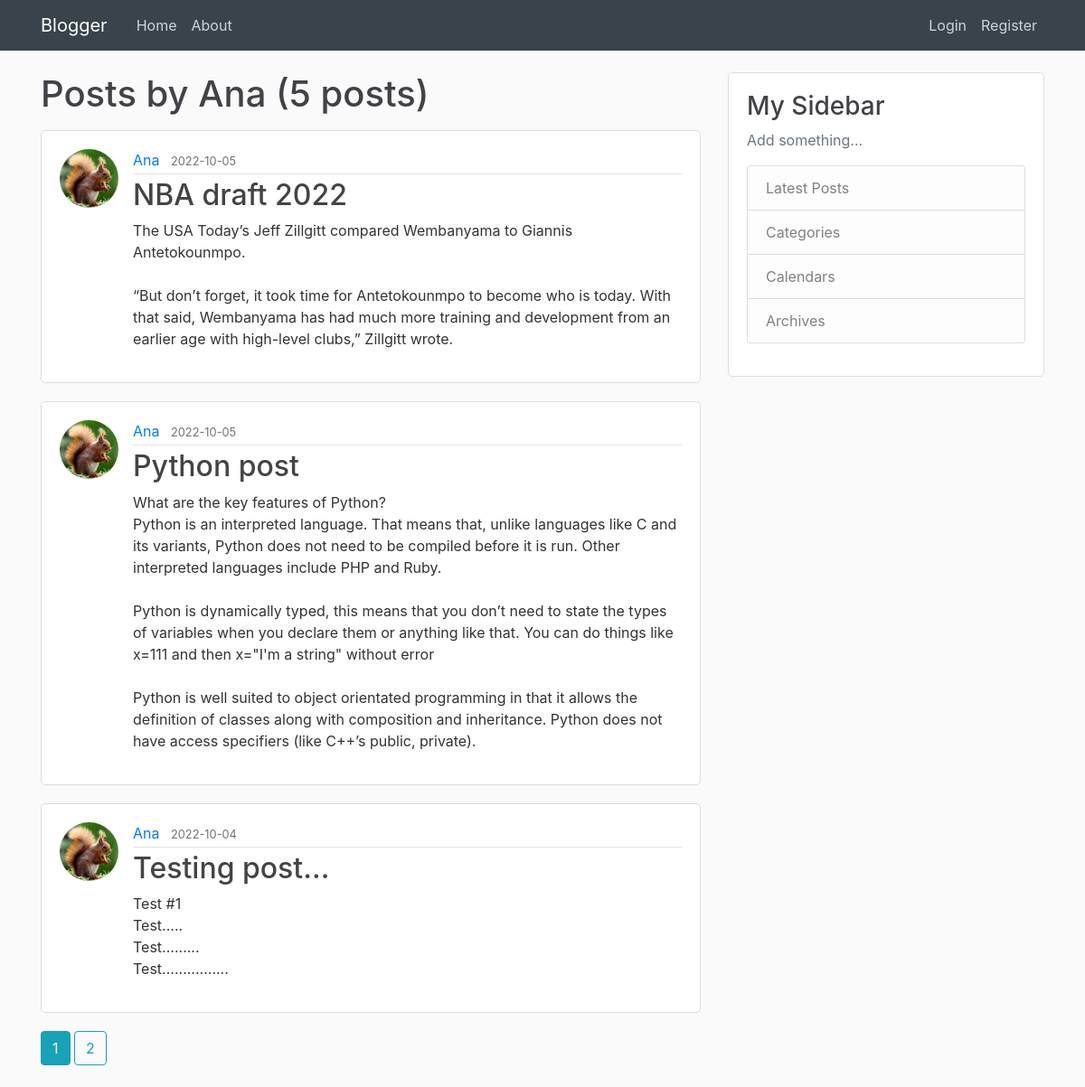
The page /user/Ana on the database its author committed.
### blogger/models.py (models this page shows, shortened)
class User(db.Model, UserMixin):
    id = db.Column(db.Integer, primary_key=True)
    username = db.Column(db.String(20), unique=True, nullable=False)
    email = db.Column(db.String(120), unique=True, nullable=False)
    image_file = db.Column(db.String(20), nullable=False, default='default.jpg')
    password = db.Column(db.String(60), nullable=False)
    posts = db.relationship('Post', backref='author', lazy=True)

class Post(db.Model):
    id = db.Column(db.Integer, primary_key=True)
    title = db.Column(db.String(100), nullable=False)
    date_posted = db.Column(db.DateTime, nullable=False, default=datetime.utcnow)
    content = db.Column(db.Text, nullable=False)
    user_id = db.Column(db.Integer, db.ForeignKey('user.id'), nullable=False)

### blogger/users/routes.py (the view)
@bp.route("/user/<string:username>")
def user_posts(username):
    page = request.args.get('page', 1, type=int)
    user = User.query.filter_by(username=username).first_or_404()
    posts = Post.query.filter_by(author=user).order_by(Post.date_posted.desc()).paginate(page=page, per_page=3)
    return render_template('user_posts.html', posts=posts, user=user)

### blogger/templates/user_posts.html
{% extends 'layout.html' %}
{% block content %}
    <h1 class="mb-3">Posts by {{ user.username }} ({{ posts.total }} posts)</h1>
    {% for post in posts.items %}
        <article class="media content-section">
            <img class="rounded-circle article-img" src="{{ url_for('static', filename='profile_pics/' + post.author.image_file) }}">
            <div class="media-body">
                <div class="article-metadata">
                    <a class="mr-2" href="{{ url_for('users.user_posts', username=post.author.username) }}">{{ post.author.username }}</a>
                    <small class="text-muted">{{ post.date_posted.strftime('%Y-%m-%d') }}</small>
                </div>
                <h2><a class="article-title" href="{{ url_for('posts.post', post_id=post.id) }}">{{ post.title }}</a></h2>
                <p class="article-content">{{ post.content }}</p>
            </div>
        </article>
    {% endfor %}
    {% for page_num in posts.iter_pages(left_edge=1, right_edge=1, left_current=1, right_current=2) %}
        {% if page_num %}
            {% if posts.page == page_num %}
                <a class="btn btn-info mb-4" href="{{ url_for('users.user_posts', username=user.username, page=page_num) }}">{{ page_num }}</a>
            {% else %}
                <a class="btn btn-outline-info mb-4" href="{{ url_for('users.user_posts', username=user.username, page=page_num) }}">{{ page_num }}</a>
            {% endif %}
        {% else %}
            ...
        {% endif %}
    {% endfor %}
{% endblock %}

### blogger/static/main.css (style rules this page uses)
body { background: #fafafa; color: #333333; margin-top: 5rem; }
h1, h2, h3, h4, h5, h6 { color: #414247; }
.content-section { background: #ffffff; padding: 20px 20px; border: 1px solid #dddddd; border-radius: 5px; margin-bottom: 20px; }
.article-title { color: #444444; }
.article-content { white-space: pre-line; }
.article-img { height: 65px; width: 65px; margin-right: 16px; }
.article-metadata { padding-bottom: 3px; margin-bottom: 4px; border-bottom: 1px solid #e3e3e3 }

### rows shown on the page
User: username "Ana"
Post: image_file (picture), author.username "Ana", date_posted "2022-10-05", title "NBA draft 2022", content "The USA Today’s Jeff Zillgitt compared Wembanyama to Giannis Antetokounmpo. “But don’t forget, it took time for Antetokounmpo to become who is today. With that said, Wembanyama has had much more training and development from an earlier age with high-level clubs,” Zillgitt wrote."
Post: image_file (picture), author.username "Ana", date_posted "2022-10-05", title "Python post", content "What are the key features of Python? Python is an interpreted language. That means that, unlike languages like C and its variants, Python does not need to be compiled before it is run. Other interpreted languages include PHP and Ruby. Python is dynamically typed, this means that you don’t need to state the types of variables when you declare them or anything like that. You can do things like x=111 and then x=\"I'm a string\" without error Python is well suited to object orientated programming in that it allows the definition of classes along with composition and inheritance. Python does not have access specifiers (like C++’s public, private)."
Post: image_file (picture), author.username "Ana", date_posted "2022-10-04", title "Testing post...", content "Test #1 Test..... Test......... Test................"

### other values the page prints
{{ posts.total }} "5"
{{ page_num }} "1"
{{ page_num }} "2"
